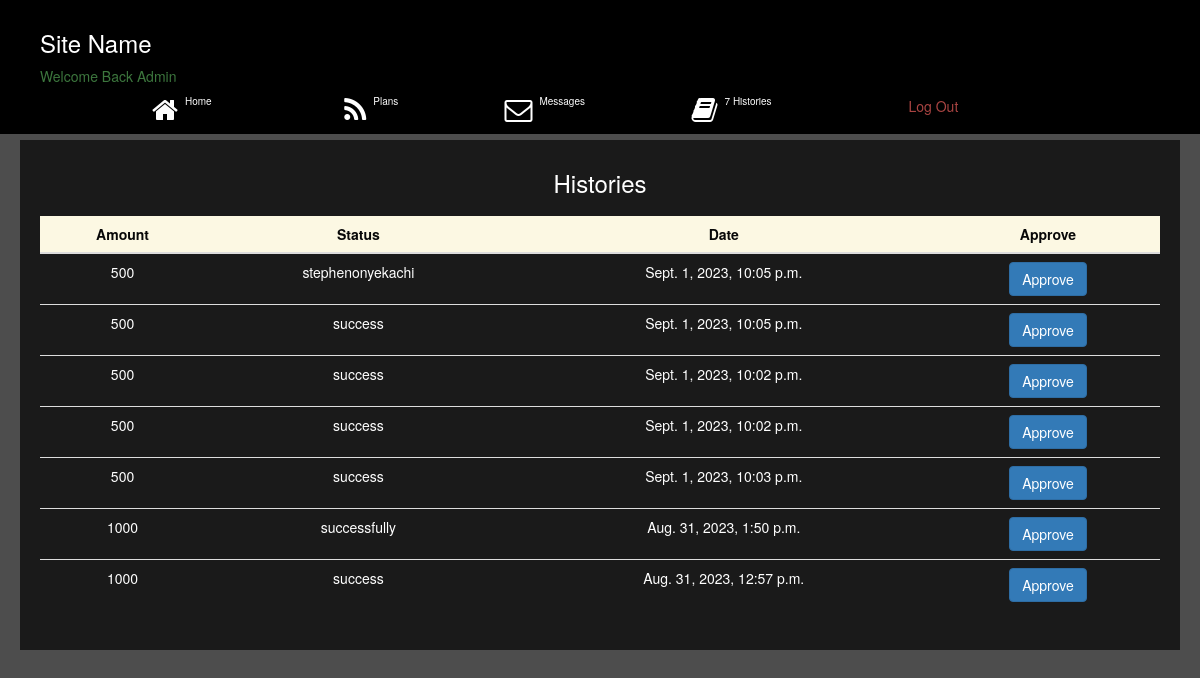
Screenshot of /history (signed in) with the database file from the repository.
### App/models.py (models this page shows, shortened)
class Users(AbstractUser):
    username = models.CharField(max_length=100, blank=True, null=True, unique=True)
    date_joined = models.DateTimeField(verbose_name="date joined", auto_now_add=True)
    last_login = models.DateTimeField(verbose_name="last login", auto_now=True)
    number = models.TextField(default=0, null=True)
    block = models.BooleanField(default=False)
    address = models.TextField()
    gender = models.CharField(max_length=10)
    plan = models.TextField(null=True)
    balance = models.FloatField(default=0.00)
    price = models.FloatField(default=0.00)
    parcent = models.FloatField(default=0.00)
    bank_name = models.TextField(null=True)
    bank_number = models.TextField(null=True)
    bank = models.TextField(null=True)
    type = models.TextField(null=True)
    def __str__(self):
        return self.username

class Histories(models.Model):
    status = models.CharField(choices=STATUS, default='pending', max_length=20)
    time = models.DateTimeField(verbose_name="time", auto_now=True)
    amount = models.TextField()

### App/views.py (the view)
# urls.py: path('history', views.History, name='history'),
@login_required(login_url='login')
def History(request):
    history = Histories.objects.all().order_by('-id')
    context = {
        'history':history,
    }
    return render(request, 'history.html', context)

### templates/history.html (shortened to what this page needs)
{% extends 'bases.html' %}
{% load static %}
{% block content %}
<div>
    <div class="col-md-12 p-3 bg-img">
        <div class="containner p-3">
            <div class="p-3 col-md-12 bg-dark">
                <h3 class="text-light text-capitalize text-center">
                    Histories
                </h3>
                <div class="col-md-12 p-3">
                    <table class="table">
                        <thead>
                          <tr class="alert-warning">
                            <th scope="col" class="text-center text-dark">Amount</th>
                            <th scope="col" class="text-center text-dark">Status</th>
                            <th scope="col" class="text-center text-dark">Date</th>
                            <th scope="col" class="text-center text-dark">
                              {% if request.user.is_superuser %}
                                Approve
                              {% endif %}
                            </th>
                          </tr>
                        </thead>
                        <tbody>
                          {% for history in history %}
                          <tr>
                            <td class="text-center text-light">{{history.amount}}</td>
                            <td class="text-center text-light">{{history.status}}</td>
                            <td class="text-center text-light">{{history.time}}</td>
                            <td class="text-center text-light">
                              {% if request.user.is_superuser %}
                                <a href="{% url 'approve' history.id %}" class="btn btn-primary">Approve</a>
                              {% endif %}
                            </td>
                          </tr>
                          {% endfor %}
                        </tbody>
                      </table>
                </div>
            </div>
        </div>
    </div>
</div>
{% endblock %}

### templates/bases.html (shortened to what this page needs)
{% load static %}
<!DOCTYPE html>
<html lang="en">
<head>
    <link rel="stylesheet" href="{% static 'styles/font-awesome/css/font-awesome.min.css' %}">
    <link rel="stylesheet" href="{% static 'styles/bootstrap/css/bootstrap.min.css' %}">
    <link rel="stylesheet" href="{% static 'styles/bootstrap/css/bootstrap.css' %}">
    <link rel="stylesheet" href="{% static 'styles/css.css' %}">
</head>
<body>
    {% if request.user.is_superuser %}
    <div class="col-md-12 p-3 menu">
        <div class="col-md-12">
            <div class="col-md-12">
                <h3 class="text-light">Site Name</h3>
            </div>
            <div class="col-md-12">
                <p class="text-capitalize text-success">Welcome Back {{request.user}}</p>
            </div>
        </div>
        <div class="col-md-12">
            <div class="col-md-12 text-right menus">
                <div class="text-right col-md-2">
                    <a href="{% url 'adminview' %}" class="">
                    <i class="fa fa-home fa-2x text-light">
                        <span style="position: relative;font-size:10px;top:-15px;">Home</span>
                    </i>
                    </a>
                </div>
                <div class="text-right col-md-2">
                    <a href="{% url 'upgrade' %}" class="">
                    <i class="fa fa-feed fa-2x text-light">
                        <span style="position: relative;font-size:10px;top:-15px;">{{plan.count}} Plans</span>
                    </i>
                    </a>
                </div>
                <div class="text-right col-md-2">
                    <a href="{% url 'mes' %}" class="">
                    <i class="fa fa-envelope-o fa-2x text-light">
                        <span style="position: relative;font-size:10px;top:-15px;">{{message.count}} Messages</span>
                    </i>
                    </a>
                </div>
                <div class="text-right col-md-2">
                    <a href="{% url 'history' %}" class="">
                    <i class="fa fa-book fa-2x text-light">
                        <span style="position: relative;font-size:10px;top:-15px;">{{history.count}} Histories</span>
                    </i>
                    </a>
                </div>
                <div class="text-right col-md-2">
                    <div class="text-right">
                        <a href="{% url 'home' %}" class="text-danger">Log Out</a>
                    </div>
                </div>
            </div>
        </div>
    </div>
    {% endif %}
    <div>
        {% block content %}
        {% endblock %}
    </div>
</body>
</html>

### static/styles/css.css (style rules this page uses)
* { border: 0px; padding: 0px; box-sizing: border-box; font-family: Helvetica Neue, Helvetica, Arial, sans-serif; }
.p-3 { padding: 10px; }
.menu { position: fixed; z-index: 100; background-color: black; width: 100%; }
.containner { margin-top: 120px; }

### templates/bases.html (style rules this page uses)
.text-light { color: white; }

### rows the page displays
Users: user "Admin"
Histories: amount "500", status "stephenonyekachi", time "Sept. 1, 2023, 10:05 p.m."
Histories: amount "500", status "success", time "Sept. 1, 2023, 10:05 p.m."
Histories: amount "500", status "success", time "Sept. 1, 2023, 10:02 p.m."
Histories: amount "500", status "success", time "Sept. 1, 2023, 10:02 p.m."
Histories: amount "500", status "success", time "Sept. 1, 2023, 10:03 p.m."
Histories: amount "1000", status "successfully", time "Aug. 31, 2023, 1:50 p.m."
Histories: amount "1000", status "success", time "Aug. 31, 2023, 12:57 p.m."

### other values shown
{{ history.count }} "7"
